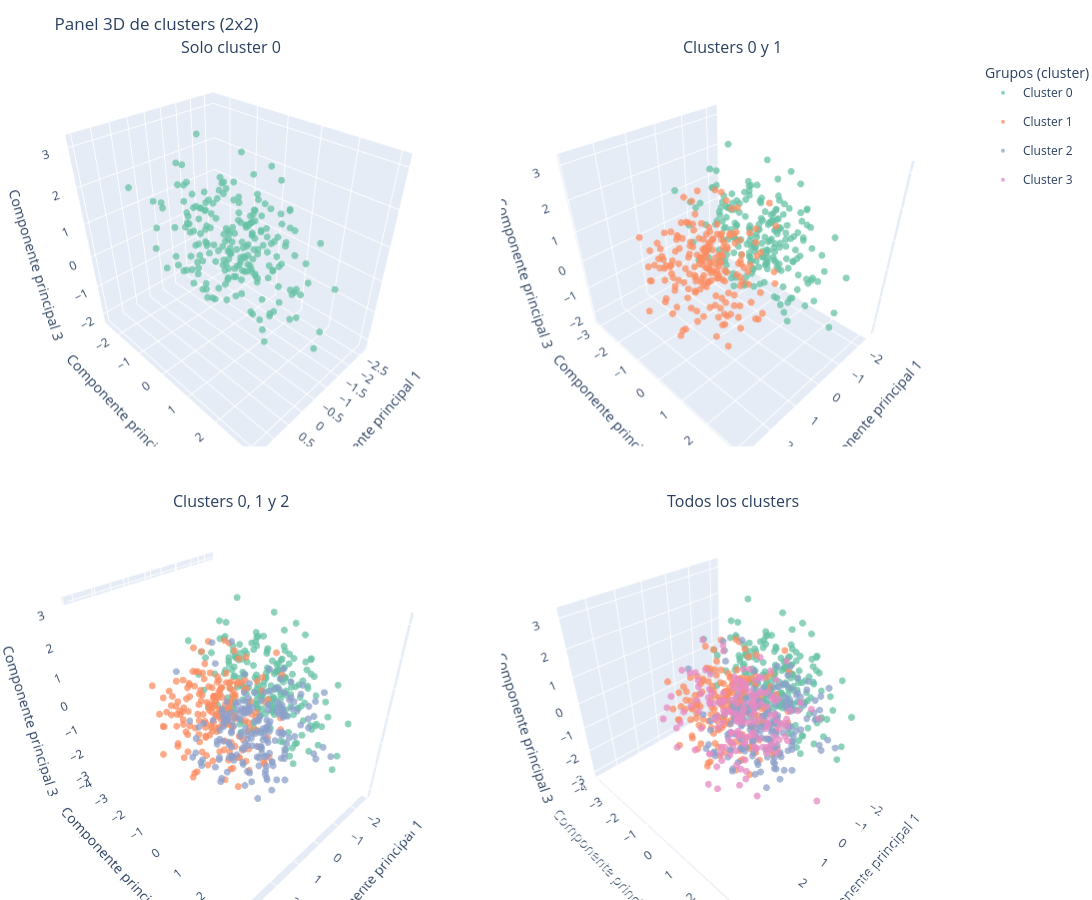

This figure's notebook cell:
### Markdown cell above
#### Diferencias entre clusters - Visualizacion 3D interactiva

En esta seccion proyectamos los datos en los tres primeros componentes principales y comparamos la estructura de los clusters en un panel 2x2. Puedes rotar, hacer zoom y revisar valores clinicos relevantes al pasar el cursor sobre cada punto.

### Code cell
# Proyeccion 3D comun
pca_3d = PCA(n_components=3, random_state=42)
X_3d = pca_3d.fit_transform(StandardScaler().fit_transform(X))

df_3d = pd.DataFrame(X_3d, columns=['PC1', 'PC2', 'PC3'])
df_3d['Cluster'] = cluster_labels.astype(str)

for v in ['Glucose', 'BMI', 'Age']:
    if v in df_model.columns:
        df_3d[v] = df_model[v].values

hover_cols = [v for v in ['Glucose', 'BMI', 'Age'] if v in df_3d.columns]
clusters_ordenados = sorted(df_3d['Cluster'].unique())
paleta = px.colors.qualitative.Set2
color_map = {c: paleta[i % len(paleta)] for i, c in enumerate(clusters_ordenados)}

configs = [
    ('Solo cluster 0', ['0']),
    ('Clusters 0 y 1', ['0', '1']),
    ('Clusters 0, 1 y 2', ['0', '1', '2']),
    ('Todos los clusters', clusters_ordenados),
]

# Figura 2x2 (2 columnas)
fig = make_subplots(
    rows=2, cols=2,
    specs=[[{'type': 'scene'}, {'type': 'scene'}],
           [{'type': 'scene'}, {'type': 'scene'}]],
    subplot_titles=[cfg[0] for cfg in configs],
    horizontal_spacing=0.04,
    vertical_spacing=0.08
)

for idx, (titulo, clusters_visibles) in enumerate(configs, start=1):
    row = 1 if idx <= 2 else 2
    col = 1 if idx in [1, 3] else 2

    subset = df_3d[df_3d['Cluster'].isin(clusters_visibles)]
    if subset.empty:
        continue

    for c in clusters_visibles:
        d = subset[subset['Cluster'] == c]
        if d.empty:
            continue

        custom_data = d[hover_cols].values if hover_cols else None
        hover_tmpl = 'Cluster=' + str(c) + '<br>Componente 1=%{x:.2f}<br>Componente 2=%{y:.2f}<br>Componente 3=%{z:.2f}'
        if 'Glucose' in hover_cols:
            hover_tmpl += '<br>Glucosa=%{customdata[' + str(hover_cols.index('Glucose')) + ']}'
        if 'BMI' in hover_cols:
            hover_tmpl += '<br>IMC=%{customdata[' + str(hover_cols.index('BMI')) + ']}'
        if 'Age' in hover_cols:
            hover_tmpl += '<br>Edad=%{customdata[' + str(hover_cols.index('Age')) + ']}'
        hover_tmpl += '<extra></extra>'

        fig.add_trace(
            go.Scatter3d(
                x=d['PC1'],
                y=d['PC2'],
                z=d['PC3'],
                mode='markers',
                name=f'Cluster {c}',
                legendgroup=f'cluster_{c}',
                showlegend=(idx == 4),
                marker=dict(size=4, opacity=0.75, color=color_map.get(c, '#1f77b4')),
                customdata=custom_data,
                hovertemplate=hover_tmpl
            ),
            row=row, col=col
        )

# Titulos de ejes para cada escena
fig.update_layout(
    title='Panel 3D de clusters (2x2)',
    width=1200,
    height=900,
    legend_title_text='Grupos (cluster)',
    margin=dict(l=0, r=0, t=60, b=0),
    scene=dict(xaxis_title='Componente principal 1', yaxis_title='Componente principal 2', zaxis_title='Componente principal 3'),
    scene2=dict(xaxis_title='Componente principal 1', yaxis_title='Componente principal 2', zaxis_title='Componente principal 3'),
    scene3=dict(xaxis_title='Componente principal 1', yaxis_title='Componente principal 2', zaxis_title='Componente principal 3'),
    scene4=dict(xaxis_title='Componente principal 1', yaxis_title='Componente principal 2', zaxis_title='Componente principal 3')
)

fig.show()

### Figure 1 — Plotly figure (JSON) as saved in the notebook; plotly's stock layout.template omitted (floating-point values rounded to 4 significant figures; data arrays with more than 128 entries replaced by an {"elided": "..."} marker saying what was removed)
{"data": [{"customdata": {"elided": "214x3 float values"}, "hovertemplate": "Cluster=0<br>Componente 1=%{x:.2f}<br>Componente 2=%{y:.2f}<br>Componente 3=%{z:.2f}<br>Glucosa=%{customdata[0]}<br>IMC=%{customdata[1]}<br>Edad=%{customdata[2]}<extra></extra>", "legendgroup": "cluster_0", "marker": {"color": "rgb(102,194,165)", "opacity": 0.75, "size": 4}, "mode": "markers", "name": "Cluster 0", "scene": "scene", "showlegend": false, "type": "scatter3d", "x": {"elided": "214 float values"}, "y": {"elided": "214 float values"}, "z": {"elided": "214 float values"}}, {"customdata": {"elided": "214x3 float values"}, "hovertemplate": "Cluster=0<br>Componente 1=%{x:.2f}<br>Componente 2=%{y:.2f}<br>Componente 3=%{z:.2f}<br>Glucosa=%{customdata[0]}<br>IMC=%{customdata[1]}<br>Edad=%{customdata[2]}<extra></extra>", "legendgroup": "cluster_0", "marker": {"color": "rgb(102,194,165)", "opacity": 0.75, "size": 4}, "mode": "markers", "name": "Cluster 0", "scene": "scene2", "showlegend": false, "type": "scatter3d", "x": {"elided": "214 float values"}, "y": {"elided": "214 float values"}, "z": {"elided": "214 float values"}}, {"customdata": {"elided": "199x3 float values"}, "hovertemplate": "Cluster=1<br>Componente 1=%{x:.2f}<br>Componente 2=%{y:.2f}<br>Componente 3=%{z:.2f}<br>Glucosa=%{customdata[0]}<br>IMC=%{customdata[1]}<br>Edad=%{customdata[2]}<extra></extra>", "legendgroup": "cluster_1", "marker": {"color": "rgb(252,141,98)", "opacity": 0.75, "size": 4}, "mode": "markers", "name": "Cluster 1", "scene": "scene2", "showlegend": false, "type": "scatter3d", "x": {"elided": "199 float values"}, "y": {"elided": "199 float values"}, "z": {"elided": "199 float values"}}, {"customdata": {"elided": "214x3 float values"}, "hovertemplate": "Cluster=0<br>Componente 1=%{x:.2f}<br>Componente 2=%{y:.2f}<br>Componente 3=%{z:.2f}<br>Glucosa=%{customdata[0]}<br>IMC=%{customdata[1]}<br>Edad=%{customdata[2]}<extra></extra>", "legendgroup": "cluster_0", "marker": {"color": "rgb(102,194,165)", "opacity": 0.75, "size": 4}, "mode": "markers", "name": "Cluster 0", "scene": "scene3", "showlegend": false, "type": "scatter3d", "x": {"elided": "214 float values"}, "y": {"elided": "214 float values"}, "z": {"elided": "214 float values"}}, {"customdata": {"elided": "199x3 float values"}, "hovertemplate": "Cluster=1<br>Componente 1=%{x:.2f}<br>Componente 2=%{y:.2f}<br>Componente 3=%{z:.2f}<br>Glucosa=%{customdata[0]}<br>IMC=%{customdata[1]}<br>Edad=%{customdata[2]}<extra></extra>", "legendgroup": "cluster_1", "marker": {"color": "rgb(252,141,98)", "opacity": 0.75, "size": 4}, "mode": "markers", "name": "Cluster 1", "scene": "scene3", "showlegend": false, "type": "scatter3d", "x": {"elided": "199 float values"}, "y": {"elided": "199 float values"}, "z": {"elided": "199 float values"}}, {"customdata": {"elided": "187x3 float values"}, "hovertemplate": "Cluster=2<br>Componente 1=%{x:.2f}<br>Componente 2=%{y:.2f}<br>Componente 3=%{z:.2f}<br>Glucosa=%{customdata[0]}<br>IMC=%{customdata[1]}<br>Edad=%{customdata[2]}<extra></extra>", "legendgroup": "cluster_2", "marker": {"color": "rgb(141,160,203)", "opacity": 0.75, "size": 4}, "mode": "markers", "name": "Cluster 2", "scene": "scene3", "showlegend": false, "type": "scatter3d", "x": {"elided": "187 float values"}, "y": {"elided": "187 float values"}, "z": {"elided": "187 float values"}}, {"customdata": {"elided": "214x3 float values"}, "hovertemplate": "Cluster=0<br>Componente 1=%{x:.2f}<br>Componente 2=%{y:.2f}<br>Componente 3=%{z:.2f}<br>Glucosa=%{customdata[0]}<br>IMC=%{customdata[1]}<br>Edad=%{customdata[2]}<extra></extra>", "legendgroup": "cluster_0", "marker": {"color": "rgb(102,194,165)", "opacity": 0.75, "size": 4}, "mode": "markers", "name": "Cluster 0", "scene": "scene4", "showlegend": true, "type": "scatter3d", "x": {"elided": "214 float values"}, "y": {"elided": "214 float values"}, "z": {"elided": "214 float values"}}, {"customdata": {"elided": "199x3 float values"}, "hovertemplate": "Cluster=1<br>Componente 1=%{x:.2f}<br>Componente 2=%{y:.2f}<br>Componente 3=%{z:.2f}<br>Glucosa=%{customdata[0]}<br>IMC=%{customdata[1]}<br>Edad=%{customdata[2]}<extra></extra>", "legendgroup": "cluster_1", "marker": {"color": "rgb(252,141,98)", "opacity": 0.75, "size": 4}, "mode": "markers", "name": "Cluster 1", "scene": "scene4", "showlegend": true, "type": "scatter3d", "x": {"elided": "199 float values"}, "y": {"elided": "199 float values"}, "z": {"elided": "199 float values"}}, {"customdata": {"elided": "187x3 float values"}, "hovertemplate": "Cluster=2<br>Componente 1=%{x:.2f}<br>Componente 2=%{y:.2f}<br>Componente 3=%{z:.2f}<br>Glucosa=%{customdata[0]}<br>IMC=%{customdata[1]}<br>Edad=%{customdata[2]}<extra></extra>", "legendgroup": "cluster_2", "marker": {"color": "rgb(141,160,203)", "opacity": 0.75, "size": 4}, "mode": "markers", "name": "Cluster 2", "scene": "scene4", "showlegend": true, "type": "scatter3d", "x": {"elided": "187 float values"}, "y": {"elided": "187 float values"}, "z": {"elided": "187 float values"}}, {"customdata": {"elided": "168x3 float values"}, "hovertemplate": "Cluster=3<br>Componente 1=%{x:.2f}<br>Componente 2=%{y:.2f}<br>Componente 3=%{z:.2f}<br>Glucosa=%{customdata[0]}<br>IMC=%{customdata[1]}<br>Edad=%{customdata[2]}<extra></extra>", "legendgroup": "cluster_3", "marker": {"color": "rgb(231,138,195)", "opacity": 0.75, "size": 4}, "mode": "markers", "name": "Cluster 3", "scene": "scene4", "showlegend": true, "type": "scatter3d", "x": {"elided": "168 float values"}, "y": {"elided": "168 float values"}, "z": {"elided": "168 float values"}}], "layout": {"annotations": [{"font": {"size": 16}, "showarrow": false, "text": "Solo cluster 0", "x": 0.24, "xanchor": "center", "xref": "paper", "y": 1, "yanchor": "bottom", "yref": "paper"}, {"font": {"size": 16}, "showarrow": false, "text": "Clusters 0 y 1", "x": 0.76, "xanchor": "center", "xref": "paper", "y": 1, "yanchor": "bottom", "yref": "paper"}, {"font": {"size": 16}, "showarrow": false, "text": "Clusters 0, 1 y 2", "x": 0.24, "xanchor": "center", "xref": "paper", "y": 0.46, "yanchor": "bottom", "yref": "paper"}, {"font": {"size": 16}, "showarrow": false, "text": "Todos los clusters", "x": 0.76, "xanchor": "center", "xref": "paper", "y": 0.46, "yanchor": "bottom", "yref": "paper"}], "height": 900, "legend": {"title": {"text": "Grupos (cluster)"}}, "margin": {"b": 0, "l": 0, "r": 0, "t": 60}, "scene": {"domain": {"x": [0, 0.48], "y": [0.54, 1]}, "xaxis": {"title": {"text": "Componente principal 1"}}, "yaxis": {"title": {"text": "Componente principal 2"}}, "zaxis": {"title": {"text": "Componente principal 3"}}}, "scene2": {"domain": {"x": [0.52, 1], "y": [0.54, 1]}, "xaxis": {"title": {"text": "Componente principal 1"}}, "yaxis": {"title": {"text": "Componente principal 2"}}, "zaxis": {"title": {"text": "Componente principal 3"}}}, "scene3": {"domain": {"x": [0, 0.48], "y": [0, 0.46]}, "xaxis": {"title": {"text": "Componente principal 1"}}, "yaxis": {"title": {"text": "Componente principal 2"}}, "zaxis": {"title": {"text": "Componente principal 3"}}}, "scene4": {"domain": {"x": [0.52, 1], "y": [0, 0.46]}, "xaxis": {"title": {"text": "Componente principal 1"}}, "yaxis": {"title": {"text": "Componente principal 2"}}, "zaxis": {"title": {"text": "Componente principal 3"}}}, "title": {"text": "Panel 3D de clusters (2x2)"}, "width": 1200}}
